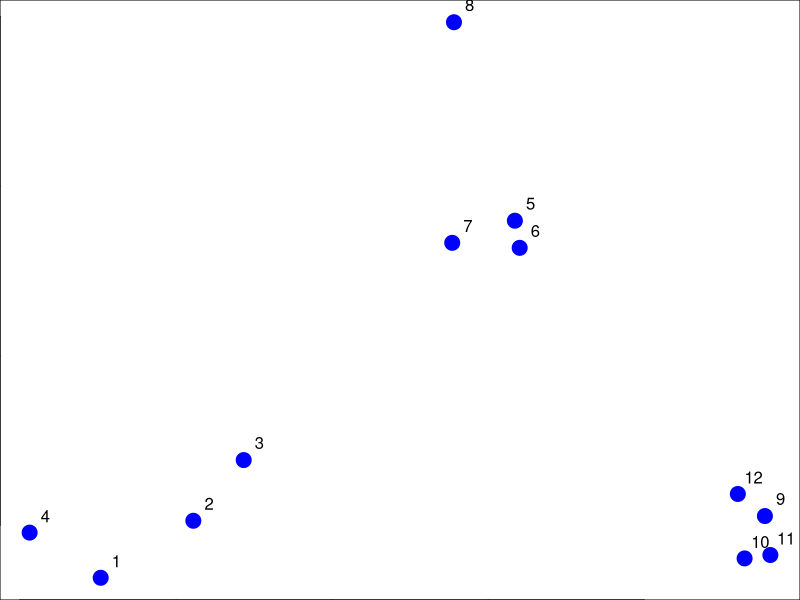
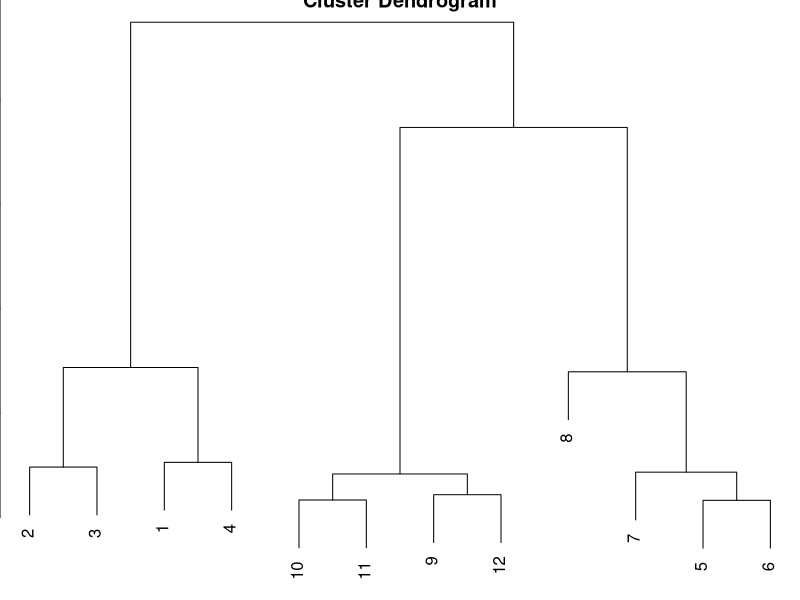

These charts were generated, in order, by the following R code:
###################### CLUSTERED DATA ######################

set.seed(1234)
par(mar = c(0, 0, 0, 0))
x <- rnorm(12, mean = rep(1:3, each = 4), sd = 0.2)
y <- rnorm(12, mean = rep(c(1,2,1), each = 4), sd = 0.2)
plot(x, y, col = "blue", pch = 19, cex = 2)
text(x + 0.05, y + 0.05, labels = as.character(1:12))

#################### FINDING DISTANCES ####################

dataFrame <- data.frame(x = x, y = y)
distxy <- dist(dataFrame)

######################## CLUSTERING ########################

h_clustering <- hclust(distxy)
plot(h_clustering)
